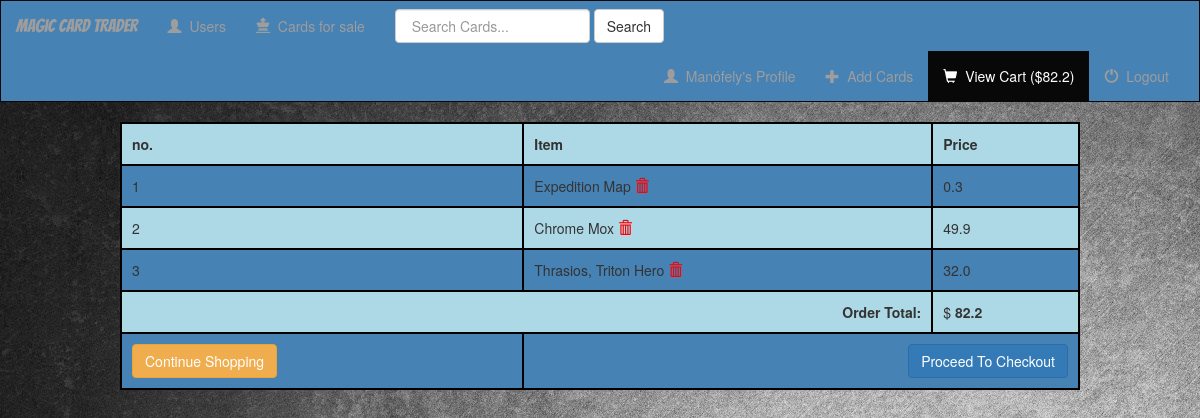
The app's page /order-summary/ (signed in), older data.
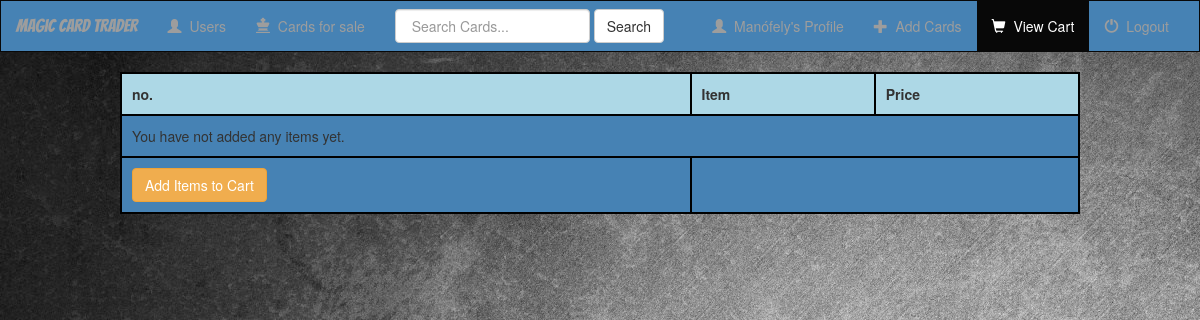
The same page, newer data.
### shopping_cart/models.py (models this page shows, shortened)
class Order(models.Model):
    ref_code = models.CharField(max_length=15)
    owner = models.ForeignKey(Profile, on_delete=models.SET_NULL, null=True)
    is_ordered = models.BooleanField(default=False)
    items = models.ManyToManyField(OrderItem)
    date_ordered = models.DateTimeField(auto_now=True)
    def get_cart_items(self):
        return self.items.all()
    def get_cart_total(self):
        return round(sum([item.card.price for item in self.items.all()]), 2)

class OrderItem(models.Model):
    card = models.OneToOneField(Card, on_delete=models.SET_NULL, null=True)
    is_ordered = models.BooleanField(default=False)
    date_added = models.DateTimeField(auto_now=True)
    date_ordered = models.DateTimeField(null=True)

### Magic/models.py (models this page shows, shortened)
class Card(models.Model):
    name = models.CharField(max_length = 150)
    set_name = models.CharField(max_length = 150)
    price = models.FloatField()
    user = models.ForeignKey(User, on_delete=models.CASCADE)
    is_foil = models.BooleanField(default=False)
    is_ordered = models.BooleanField(default=False)

### shopping_cart/views.py (the view)
# urls.py: re_path(r'^order-summary/$', CartView.order_details, name="order_summary"),
@login_required()
def order_details(request, **kwargs):
    existing_order = get_user_pending_order(request)
    context = {
        'order': existing_order,
        'nbar':'order-summary',
    }
    return render(request, 'shopping_cart/order_summary.html', context)

### shopping_cart/views.py (called while the page is built)
def get_user_pending_order(request):
    user_profile = get_object_or_404(Profile, user=request.user)
    order = Order.objects.filter(owner=user_profile, is_ordered=False)
    if order.exists():
        return order[0]
    return 0

### shopping_cart/templates/shopping_cart/order_summary.html (shortened to what this page needs)
{% extends 'magic/base.html' %}
{% block body %}
    <table id="card-table">
      <tr class="text-center">
        <th>no.</th>
        <th>Item</th>
        <th>Price</th>
      </tr>
      {% for item in order.get_cart_items %}
        <tr>
          <td>{{ forloop.counter }}</td>
          <td>
            {{ item.card.name }}
            <a href="{% url 'Magic:delete_from_cart' item.id %}" data-balloon="remove this item from cart" class="text-danger" onclick="return confirm_delete();">
                <span class="glyphicon glyphicon-trash">
              </a>
          </td>
          <td>{{ item.card.price }}</td>
        </tr>
      {% empty %}
        <tr>
          <td colspan= 3> You have not added any items yet.</td>
        </tr>
      {% endfor %}
      <tr>
        {% if order.get_cart_total != None %}
        <td colspan=2>
          <strong class="pull-right">Order Total:</strong>
        </td>
        <td colspan= 1>
          $ <strong>{{ order.get_cart_total }}</strong>
        </td>
        {% endif %}
      </tr>
      <tr>
        <td colspan=1 >
          <a href="{% url 'Magic:cards' %}" class="btn btn-warning pull-left">
            {% if order %}Continue Shopping{% else %}Add Items to Cart {% endif %}
          </a>
        </td>
        <td colspan=2>
          {% if order.get_cart_items %}
            <a href="{% url 'Magic:checkout' %}" class="pull-right btn btn-primary">Proceed To Checkout</a>
          {% endif %}
        </td>
      </tr>
    </table>
{% endblock %}

### Magic/templates/magic/base.html (shortened to what this page needs)
{% load static %}
<!DOCTYPE html>
<html lang="en">
    <head>
        <link rel="stylesheet" href="https://maxcdn.bootstrapcdn.com/bootstrap/3.3.6/css/bootstrap.min.css" />
        <link rel="stylesheet" type="text/css" href="{% static 'magic/style.css' %}" />
    </head>
    <body>
        <nav class="navbar navbar-inverse">
            <div class="container-fluid">
                <div class="navbar-header">
                    <a class="navbar-brand {% if nbar == 'home' %} active {% endif %}" href="{% url 'Magic:index' %}">Magic Card Trader</a>
                </div>
                <div class="collapsable navbar-collapse" id="topNavBar">
                    <ul class="nav navbar-nav">
                        <li class="{% if nbar == 'users' %} active {% endif %}">
                            <a href="{% url 'Magic:users' %}">
                                <span class="glyphicon glyphicon-user" aria-hidden="true"></span>&nbsp;
                                Users
                            </a>
                        </li>
                        <li class="{% if nbar == 'cards' %} active {% endif %}">
                            <a href="{% url 'Magic:cards' %}">
                                <span class="glyphicon glyphicon-king" aria-hidden="true"></span>&nbsp;
                                Cards for sale
                            </a>
                        </li>
                    </ul>
                    <form class="navbar-form navbar-left " role="search" method="GET" action="#">
                        <div class="form-group">
                            <input type="text" class="form-control" name="q" value="" placeholder="{% if nbar == 'users' %} Search Users... {% else %} Search Cards... {% endif %}">
                        </div>
                        <button type="submit" class="btn btn-default">Search</button>
                    </form>
                    <ul class="nav navbar-nav navbar-right">
                        {% if request.user.is_authenticated %}
                            <li class="{% if nbar == 'profile' %} active {% endif %}">
                                <a href="{% url 'profile' %}">
                                    <span class="glyphicon glyphicon-user" aria-hidden="true"></span>&nbsp; {{ request.user }}'s Profile
                                </a>
                            </li>
                            <li class="{% if nbar == 'add_cards' %} active {% endif %}">
                                <a href="{% url 'Magic:card_add' %}">
                                    <span class="glyphicon glyphicon-plus" aria-hidden="true"></span>&nbsp; Add Cards
                                </a>
                            </li>
                            <li class="{% if nbar == 'order-summary' %} active {% endif %}">
                                <a href="{% url 'Magic:order_summary' %}">
                                    <span class="glyphicon glyphicon-shopping-cart" aria-hidden="true"></span>&nbsp; View Cart {% if order.get_cart_total > 0 %}(${{ order.get_cart_total }}) {% endif %}
                                </a>
                            </li>
                            <li class="">
                                <a href="{% url 'logout' %}">
                                    <span class="glyphicon glyphicon-off" aria-hidden="true"></span>&nbsp; Logout
                                </a>
                            </li>
                        {% endif %}
                    </ul>
                </div>
            </div>
        </nav>
        {% block body %}
        {% endblock %}
    </body>
</html>

Row changes from the older to the newer data that the page shows:
no longer on this page (row edited): Order: get_cart_total "82.2"
removed OrderItem: card.name "Expedition Map", card.price "0.3"
removed OrderItem: card.name "Chrome Mox", card.price "49.9"
removed OrderItem: card.name "Thrasios, Triton Hero", card.price "32.0"
Text that changed along with them:
text no longer shown: "($ ) Order Total: $ Continue Shopping Proceed To Checkout"
text now shown: "You have not added any items yet. Add Items to Cart"
